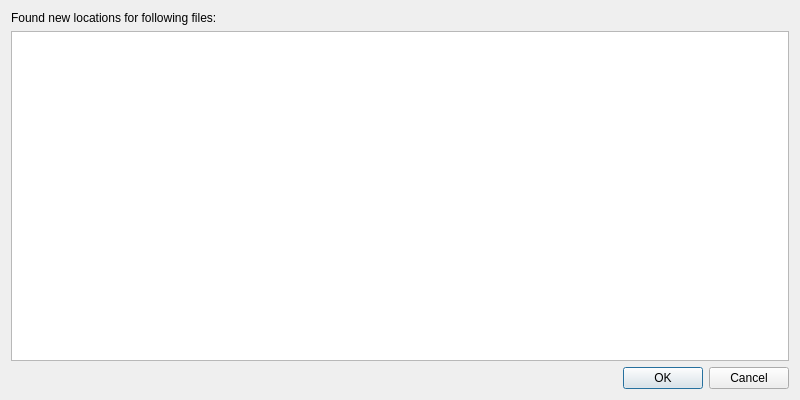
<?xml version="1.0" encoding="UTF-8"?>
<ui version="4.0">
 <class>ImagePathCorrectorDialog</class>
 <widget class="QDialog" name="ImagePathCorrectorDialog">
  <property name="geometry">
   <rect>
    <x>0</x>
    <y>0</y>
    <width>800</width>
    <height>400</height>
   </rect>
  </property>
  <property name="windowTitle">
   <string>Image Path Corrector</string>
  </property>
  <property name="modal">
   <bool>false</bool>
  </property>
  <layout class="QVBoxLayout" name="verticalLayout">
   <item>
    <widget class="QLabel" name="lblMessage">
     <property name="text">
      <string>Found new locations for following files:</string>
     </property>
    </widget>
   </item>
   <item>
    <widget class="QListWidget" name="lstPatches"/>
   </item>
   <item>
    <widget class="QDialogButtonBox" name="buttons">
     <property name="orientation">
      <enum>Qt::Horizontal</enum>
     </property>
     <property name="standardButtons">
      <set>QDialogButtonBox::Cancel|QDialogButtonBox::Ok</set>
     </property>
    </widget>
   </item>
  </layout>
 </widget>
 <resources/>
 <connections>
  <connection>
   <sender>buttons</sender>
   <signal>accepted()</signal>
   <receiver>ImagePathCorrectorDialog</receiver>
   <slot>accept()</slot>
   <hints>
    <hint type="sourcelabel">
     <x>248</x>
     <y>254</y>
    </hint>
    <hint type="destinationlabel">
     <x>157</x>
     <y>274</y>
    </hint>
   </hints>
  </connection>
  <connection>
   <sender>buttons</sender>
   <signal>rejected()</signal>
   <receiver>ImagePathCorrectorDialog</receiver>
   <slot>reject()</slot>
   <hints>
    <hint type="sourcelabel">
     <x>316</x>
     <y>260</y>
    </hint>
    <hint type="destinationlabel">
     <x>286</x>
     <y>274</y>
    </hint>
   </hints>
  </connection>
 </connections>
</ui>
